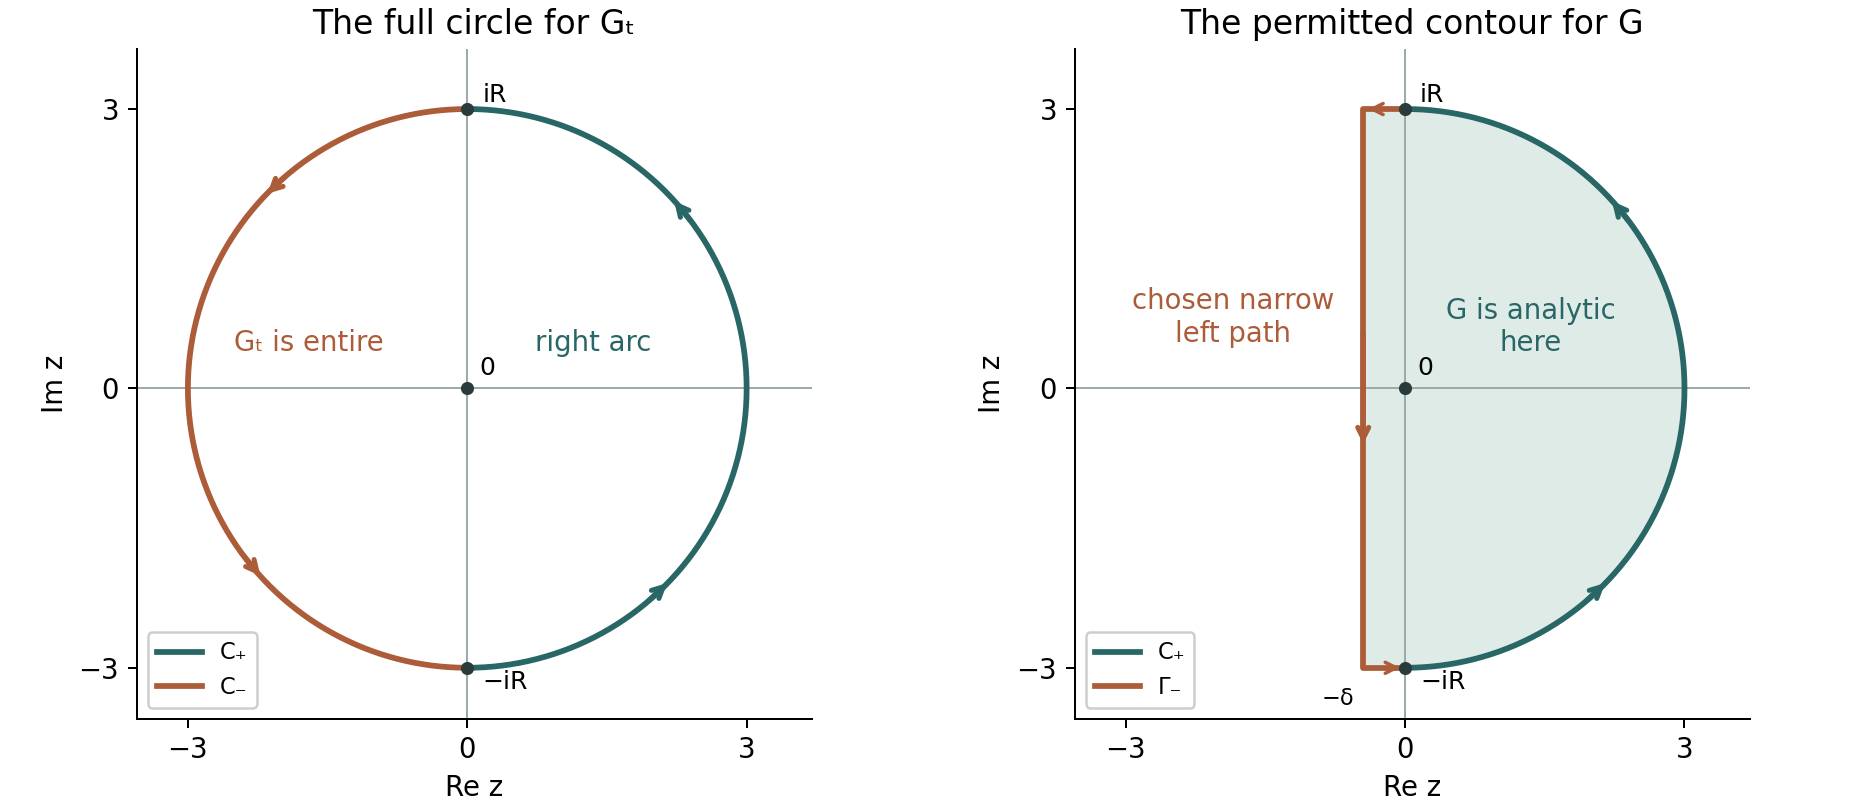

Generate this figure with Python:
"""Original CC0 diagram of the exact two contours in Theorem 5.1."""
from pathlib import Path
import numpy as np
import matplotlib
matplotlib.use('Agg')
import matplotlib.pyplot as plt
from matplotlib.patches import Rectangle

R=3
delta=.45
green='#286766'
orange='#ac5c38'
plt.rcParams.update({'font.size':11,'axes.spines.top':False,'axes.spines.right':False})
fig,axes=plt.subplots(1,2,figsize=(10.4,4.5),layout='constrained')
theta_right=np.linspace(-np.pi/2,np.pi/2,501)
theta_left=np.linspace(np.pi/2,3*np.pi/2,501)

def arc(ax,angles,color,label):
    x=R*np.cos(angles);y=R*np.sin(angles)
    ax.plot(x,y,color=color,lw=2.3,label=label)
    for frac in [.24,.72]:
        j=int(frac*(len(angles)-1))
        ax.annotate('',xy=(x[j+10],y[j+10]),xytext=(x[j-10],y[j-10]),
                    arrowprops={'arrowstyle':'->','color':color,'lw':2})

for ax in axes:
    ax.axhline(0,color='#9caaa9',lw=.8)
    ax.axvline(0,color='#9caaa9',lw=.8)
    ax.scatter([0],[0],color='#293b3b',s=18,zorder=4)
    ax.text(.13,.14,'0',fontsize=10)
    ax.scatter([0,0],[-R,R],color='#293b3b',s=18,zorder=4)
    ax.text(.16,R+.08,'iR',fontsize=10)
    ax.text(.16,-R-.23,'−iR',fontsize=10)
    ax.set(xlim=(-3.55,3.7),ylim=(-3.55,3.65),xlabel='Re z',ylabel='Im z')
    ax.set_aspect('equal')
    ax.set_xticks([-3,0,3]);ax.set_yticks([-3,0,3])
    arc(ax,theta_right,green,'C₊')

ax,bx=axes
arc(ax,theta_left,orange,'C₋')
ax.text(-1.7,.4,'Gₜ is entire',ha='center',color=orange)
ax.text(1.35,.4,'right arc',ha='center',color=green)
ax.set_title('The full circle for Gₜ')
ax.legend(loc='lower left',fontsize=9,framealpha=.95)

bx.add_patch(Rectangle((-delta,-R),delta,2*R,facecolor='#dfebe7',edgecolor='none',zorder=0))
bx.fill_betweenx(R*np.sin(theta_right),0,R*np.cos(theta_right),color='#dfebe7',zorder=0)
path=np.array([[0,R],[-delta,R],[-delta,-R],[0,-R]])
bx.plot(path[:,0],path[:,1],color=orange,lw=2.3,label='Γ₋')
bx.annotate('',xy=(-delta,-.65),xytext=(-delta,.65),arrowprops={'arrowstyle':'->','color':orange,'lw':2})
bx.annotate('',xy=(-delta,R),xytext=(0,R),arrowprops={'arrowstyle':'->','color':orange,'lw':1.4})
bx.annotate('',xy=(0,-R),xytext=(-delta,-R),arrowprops={'arrowstyle':'->','color':orange,'lw':1.4})
bx.text(-1.85,.5,'chosen narrow\nleft path',ha='center',color=orange)
bx.text(1.35,.4,'G is analytic\nhere',ha='center',color=green)
bx.text(-delta-.1,-R-.4,'−δ',ha='right',fontsize=9)
bx.set_title('The permitted contour for G')
bx.legend(loc='lower left',fontsize=9,framealpha=.95)
fig.savefig(Path(__file__).with_suffix('.png'),dpi=180)
plt.close(fig)
